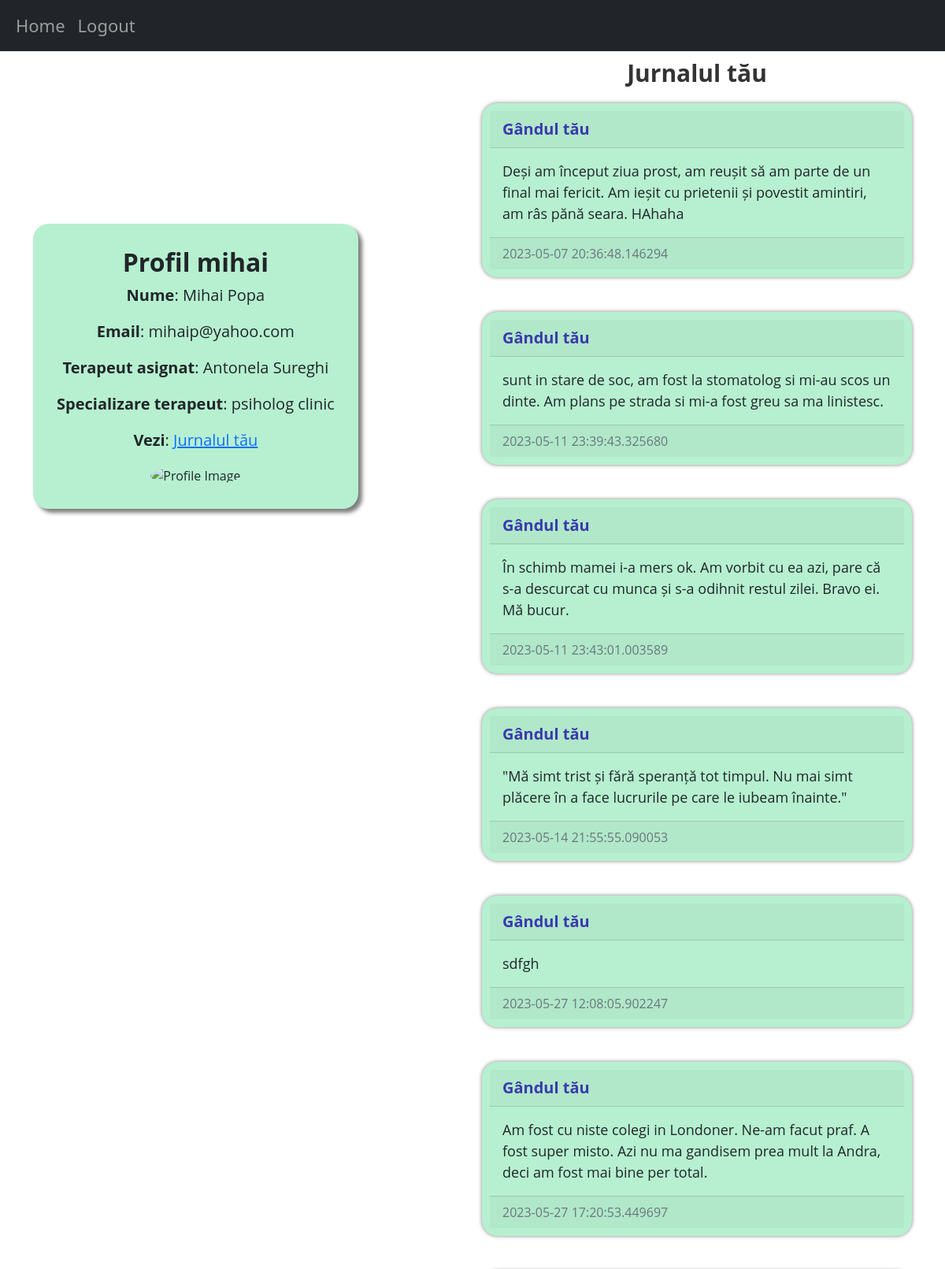
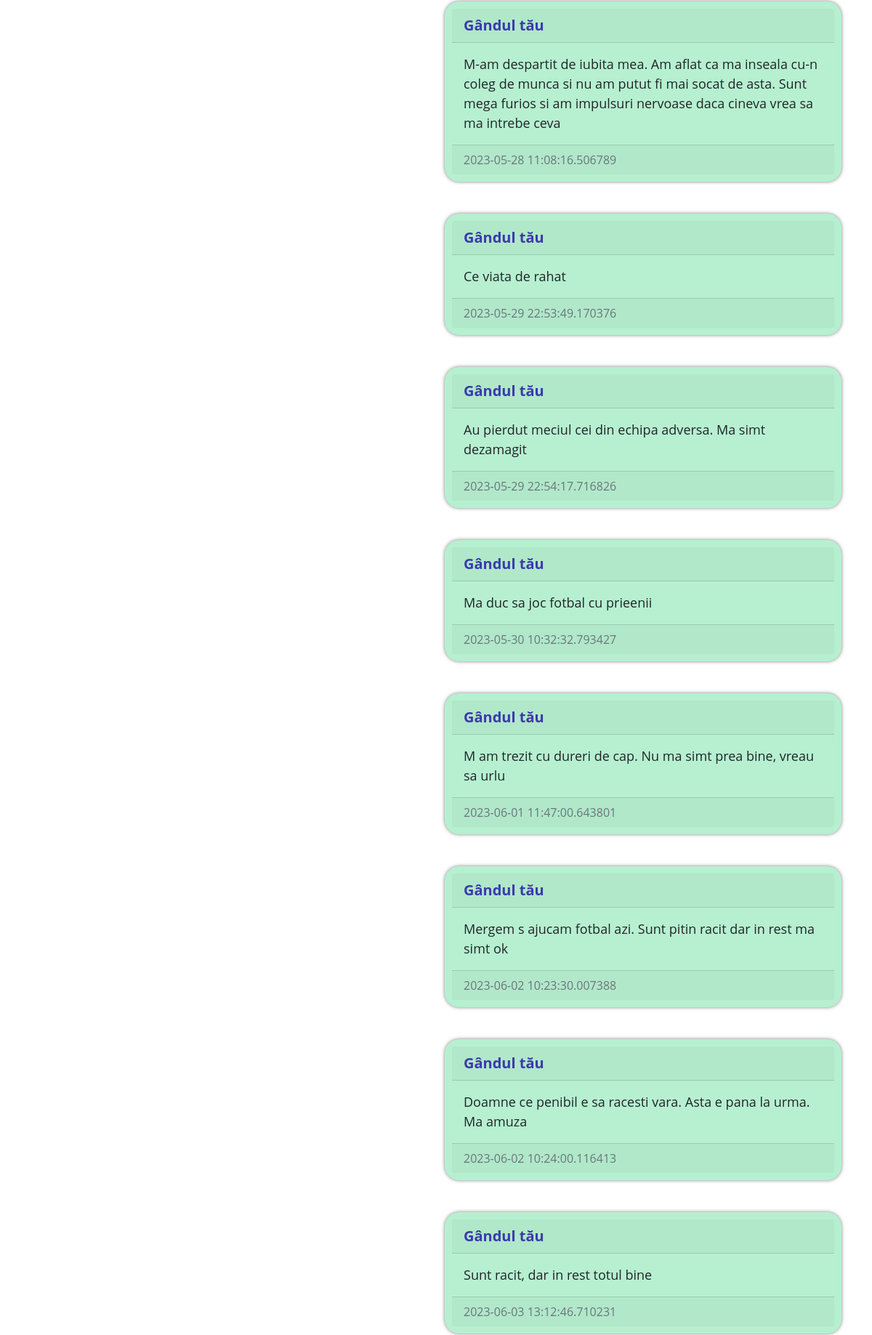
Page /jurnal (signed in, upper part) on the committed database (2 pictures, top to bottom).
### website/domain/models.py (models this page shows)
class User(db.Model, UserMixin):
    id = db.Column(db.Integer, primary_key=True)
    email = db.Column(db.String(150), unique=True)
    username = db.Column(db.String(150), unique=True)
    password = db.Column(db.String(150))
    email_confirmed_at = db.Column(db.DateTime(timezone=True), default=datetime.now())
    date_created = db.Column(db.DateTime(timezone=True), default=datetime.now())
    posts = db.relationship('Post', backref='user', passive_deletes=True)
    role = db.Column(db.String(100))

class Pacient(db.Model):
    __tablename__ = 'pacient'
    id = db.Column(db.Integer(), db.ForeignKey('user.id', ondelete='CASCADE'), primary_key=True)
    first_name = db.Column(db.String(50))
    last_name = db.Column(db.String(50))
    terapeut_asignat = db.Column(db.Integer, db.ForeignKey('terapeut.id', ondelete="CASCADE"), nullable=False)

class Terapeut(db.Model):
    __tablename__ = 'terapeut'
    id = db.Column(db.Integer(), db.ForeignKey('user.id', ondelete='CASCADE'), primary_key=True)
    first_name = db.Column(db.String(50))
    last_name = db.Column(db.String(50))
    function = db.Column(db.String(150))
    license = db.Column(db.String(150))
    activity_start_year = db.Column(db.Integer())

class Post(db.Model):
    id = db.Column(db.Integer, primary_key=True)
    text = db.Column(db.Text, nullable=False)
    date_created = db.Column(db.DateTime(timezone=True), default=datetime.now())
    author = db.Column(db.Integer, db.ForeignKey(
        'user.id', ondelete="CASCADE"), nullable=False)
    result = db.Column(db.String(150))

### website/controller/pacientView.py (the view)
    @staticmethod
    @views.route("/jurnal")
    @__role_required('pacient')
    @login_required
    def posts():
        posts_today = Post.query.filter_by(author=current_user.id)
        pacient = Pacient.query.filter_by(id=current_user.id).first()
        terap = Terapeut.query.filter_by(id=pacient.terapeut_asignat).first()
        return render_template("posts.html", user=current_user, posts=posts_today, pacient=pacient,terapeut=terap)

### website/controller/pacientView.py (called while the page is built)
    @staticmethod
    def __role_required(role):
        def decorator(func):
            @wraps(func)
            def wrapper(*args, **kwargs):
                if not current_user.role == role:
                    return "Unauthorized access", 403
                return func(*args, **kwargs)
            return wrapper
        return decorator

### website/templates/posts.html (shortened to what this page needs)
{% extends "jurnal.html" %}  {% block header %} Jurnalul tău {% endblock %}

### website/templates/jurnal.html (shortened to what this page needs)
{% extends "base.html" %}
{% block content %}
<div class="row">
  <div class="col-md-6 mx-auto d-flex align-items-center vh-100">
    <div class="card border-dark text-center" style="background-color: #b6f0d0;
      box-shadow: 5px 5px 5px rgba(0, 0, 0, 0.5);
      margin-top: auto;
      margin-bottom: auto;
      padding: 30px;
      border-radius: 20px;
      border: none;
      font-family: 'Open Sans', sans-serif !important;">
      <h5 class="card-title" style="font-size: 32px; font-weight: bold;">Profil {{ user.username }}</h5>
      <p class="card-text" style="font-size: 20px;"><b>Nume</b>: {{ pacient.first_name }} {{ pacient.last_name }}</p>
      <p class="card-text" style="font-size: 20px;"><b>Email</b>: {{ user.email }}</p>
      <p class="card-text" style="font-size: 20px;"><b>Terapeut asignat</b>: {{ terapeut.first_name }} {{ terapeut.last_name }}</p>
      <p class="card-text" style="font-size: 20px;"><b>Specializare terapeut</b>: {{ terapeut.function }}</p>
      <p class="card-text" style="font-size: 20px;"><b>Vezi</b>: <a href="/jurnal" style="font-size: 20px;">Jurnalul tău</a></p>
      <div style="max-width: 430px; margin: 0 auto;">
        <img src="https://insidesmallbusiness.com.au/wp-content/uploads/2021/04/bigstock-Hands-Of-Diverse-Group-Of-Peop-343671511-e1625192493671.jpg" alt="Profile Image" style="width: 100%; height: 100%; border-radius: 50%;">
      </div>
    </div>
  </div>
  <div class="col-md-6">
    <h1 align="center" style="font-size: 30px;
      font-weight: bold;
      color: #333;
      padding: 10px;">
      {% block header %}Bine ai venit, {{ user.username }}!{% endblock %}
    </h1>
    <div id="posts">
      {% for post in posts %}
      <div class="card border-dark" style="background-color: #b6f0d0;
        box-shadow: 0px 0px 5px rgba(0, 0, 0, 0.5);
        margin: 10px auto;
        max-width: 1000px;
        padding: 10px;
        border-radius: 20px;
        border: none;
        font-family: 'Open Sans', sans-serif !important;">
        <div class="card-header d-flex justify-content-between align-items-center">
          <div class="card-text" style="font-size: 20px; font-weight:bold; color: #3b39af">Gândul tău</div>
        </div>
        <div class="card-body">
          <div class="card-text" style="font-size: 18px;">{{ post.text }}</div>
        </div>
        <div class="card-footer text-muted">{{ post.date_created }}</div>
      </div>
      <br/>
      {% endfor %}
    </div>
  </div>
</div>
{% endblock %}

### website/static/style.css (style rules this page uses)
body { font-family: 'Open Sans', sans-serif; background-color: #F5F5F5; color: #333; }
a { color: #4CAF50; text-decoration: none; }

### rows in the picture
User: username "mihai", email "mihaip@yahoo.com"
Pacient: first_name "Mihai", last_name "Popa"
Terapeut: first_name "Antonela", last_name "Sureghi", function "psiholog clinic"
Post: text "Deși am început ziua prost, am reușit să am parte de un final mai fericit. Am ieșit cu prietenii și povestit amintiri, am râs pănă seara. HAhaha", date_created "2023-05-07 20:36:48.146294"
Post: text "sunt in stare de soc, am fost la stomatolog si mi-au scos un dinte. Am plans pe strada si mi-a fost greu sa ma linistesc.", date_created "2023-05-11 23:39:43.325680"
Post: text "În schimb mamei i-a mers ok. Am vorbit cu ea azi, pare că s-a descurcat cu munca și s-a odihnit restul zilei. Bravo ei. Mă bucur.", date_created "2023-05-11 23:43:01.003589"
Post: text "\"Mă simt trist și fără speranță tot timpul. Nu mai simt plăcere în a face lucrurile pe care le iubeam înainte.\"", date_created "2023-05-14 21:55:55.090053"
Post: text "sdfgh", date_created "2023-05-27 12:08:05.902247"
Post: text "Am fost cu niste colegi in Londoner. Ne-am facut praf. A fost super misto. Azi nu ma gandisem prea mult la Andra, deci am fost mai bine per total.", date_created "2023-05-27 17:20:53.449697"
Post: text "M-am despartit de iubita mea. Am aflat ca ma inseala cu-n coleg de munca si nu am putut fi mai socat de asta. Sunt mega furios si am impulsuri nervoase daca cineva vrea sa ma intrebe ceva", date_created "2023-05-28 11:08:16.506789"
Post: text "Ce viata de rahat", date_created "2023-05-29 22:53:49.170376"
Post: text "Au pierdut meciul cei din echipa adversa. Ma simt dezamagit", date_created "2023-05-29 22:54:17.716826"
Post: text "Ma duc sa joc fotbal cu prieenii", date_created "2023-05-30 10:32:32.793427"
Post: text "M am trezit cu dureri de cap. Nu ma simt prea bine, vreau sa urlu", date_created "2023-06-01 11:47:00.643801"
Post: text "Mergem s ajucam fotbal azi. Sunt pitin racit dar in rest ma simt ok", date_created "2023-06-02 10:23:30.007388"
Post: text "Doamne ce penibil e sa racesti vara. Asta e pana la urma. Ma amuza", date_created "2023-06-02 10:24:00.116413"
Post: text "Sunt racit, dar in rest totul bine", date_created "2023-06-03 13:12:46.710231"
